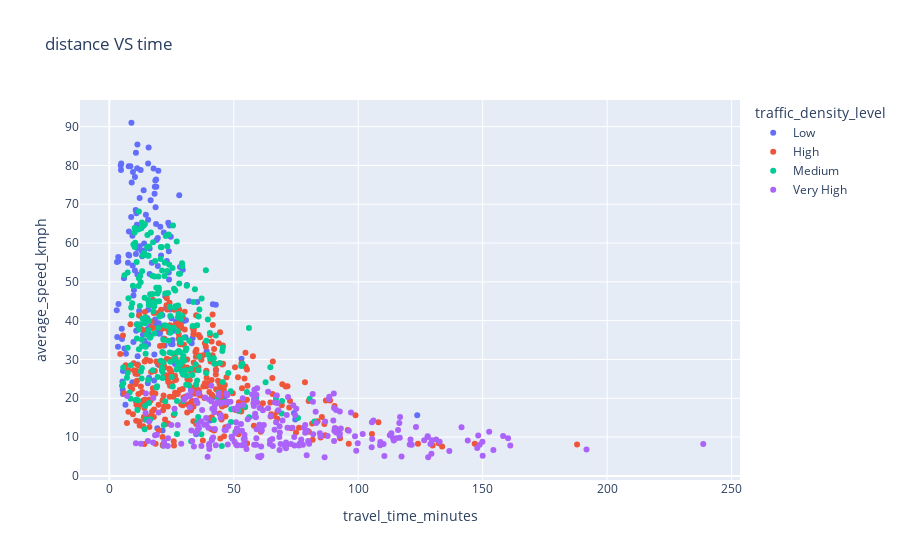

Write notebook code for a chart like this one.
### Code cell
px.scatter(df.head(1000),
          x = 'travel_time_minutes',
          y = 'average_speed_kmph',
          color = 'traffic_density_level',
          title = 'distance VS time')

### Figure 1 — Plotly figure (JSON) as saved in the notebook; plotly's stock layout.template omitted (floating-point values rounded to 4 significant figures; data arrays with more than 128 entries replaced by an {"elided": "..."} marker saying what was removed)
{"data": [{"hovertemplate": "traffic_density_level=Low<br>travel_time_minutes=%{x}<br>average_speed_kmph=%{y}<extra></extra>", "legendgroup": "Low", "marker": {"color": "#636efa", "symbol": "circle"}, "mode": "markers", "name": "Low", "orientation": "v", "showlegend": true, "type": "scatter", "x": {"elided": "169 float values"}, "xaxis": "x", "y": {"elided": "169 float values"}, "yaxis": "y"}, {"hovertemplate": "traffic_density_level=High<br>travel_time_minutes=%{x}<br>average_speed_kmph=%{y}<extra></extra>", "legendgroup": "High", "marker": {"color": "#EF553B", "symbol": "circle"}, "mode": "markers", "name": "High", "orientation": "v", "showlegend": true, "type": "scatter", "x": {"elided": "331 float values"}, "xaxis": "x", "y": {"elided": "331 float values"}, "yaxis": "y"}, {"hovertemplate": "traffic_density_level=Medium<br>travel_time_minutes=%{x}<br>average_speed_kmph=%{y}<extra></extra>", "legendgroup": "Medium", "marker": {"color": "#00cc96", "symbol": "circle"}, "mode": "markers", "name": "Medium", "orientation": "v", "showlegend": true, "type": "scatter", "x": {"elided": "249 float values"}, "xaxis": "x", "y": {"elided": "249 float values"}, "yaxis": "y"}, {"hovertemplate": "traffic_density_level=Very High<br>travel_time_minutes=%{x}<br>average_speed_kmph=%{y}<extra></extra>", "legendgroup": "Very High", "marker": {"color": "#ab63fa", "symbol": "circle"}, "mode": "markers", "name": "Very High", "orientation": "v", "showlegend": true, "type": "scatter", "x": {"elided": "251 float values"}, "xaxis": "x", "y": {"elided": "251 float values"}, "yaxis": "y"}], "layout": {"autosize": true, "legend": {"title": {"text": "traffic_density_level"}, "tracegroupgap": 0}, "title": {"text": "distance VS time"}, "xaxis": {"anchor": "y", "autorange": true, "domain": [0, 1], "range": [-11.91, 253.5], "title": {"text": "travel_time_minutes"}, "type": "linear"}, "yaxis": {"anchor": "x", "autorange": true, "domain": [0, 1], "range": [-2.314, 98.11], "title": {"text": "average_speed_kmph"}, "type": "linear"}}}
